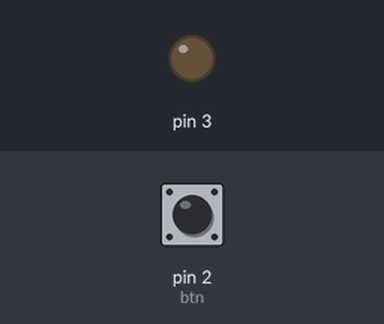
Simulated run of this sketch. Board: Arduino Uno, built with avr-gcc and run on an emulated ATmega328P. Shown: output pins drawn as LEDs (lit = HIGH). The test bench sets the inputs (shaded band); at power-on: pin 2 (btn) HIGH.

Above: at 1.2 s.
1.3 s: pin 2 (btn) pulled LOW for 0.15 s
At 1.7 s:
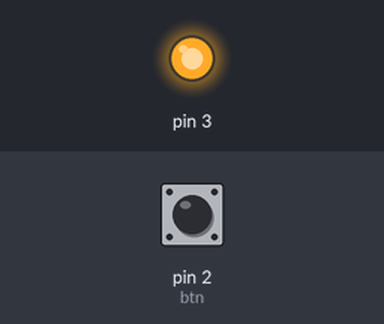
2.9 s: pin 2 (btn) pulled LOW for 1 s
At 4.2 s:
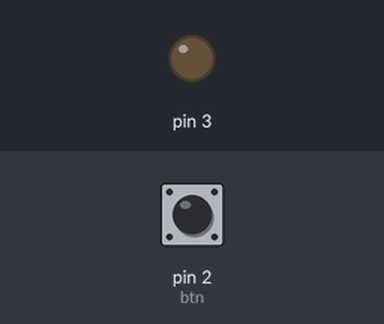
5.4 s: pin 2 (btn) pulled LOW for 3.2 s
At 6.3 s:
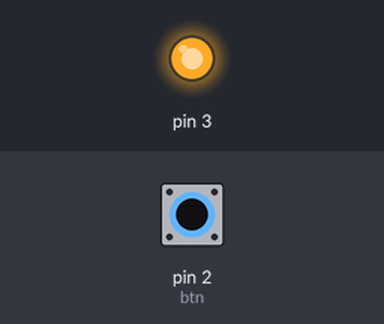
Timing chart, 0 to 8.4 s (numbered marks = the images above; inputs shaded):
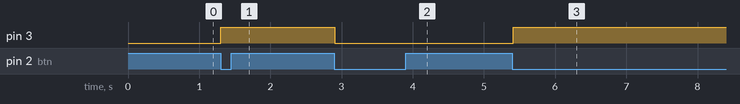

Measured:
- after the input at 1.3 s, pin 3: LOW → HIGH at once
- after the input at 2.9 s, pin 3: HIGH → LOW at once
- after the input at 5.4 s, pin 3: LOW → HIGH at once

The sketch:

btn04.ino
```cpp
#include <Button.h>
#include<Led.h>

Led led(3);
Button btn(2);

//누르면 켜고/끄고 반응

void toggle(){
  led.toggle();
}//콜백함수


void setup() {
   Serial.begin(9600);
   btn.setCallback(toggle);
//매개변수 없고 리턴타입없는 구조가 같음 = button_callback_t함수를 포인터해서 콜백할 수 있음
//함수명은 주소값이다. 포인터변수 callback으로 함수명을 받아줌.
//실제로는 toggle함수의 시작주소가 전달되는것
}

//함수를 별도로 만듬으로서 계속해서 재사용할수있고.  다른 용도로 전환할때 프로그램수정없이 함수만 바꿔주면된다

void loop() {
   btn.check();

}
```
